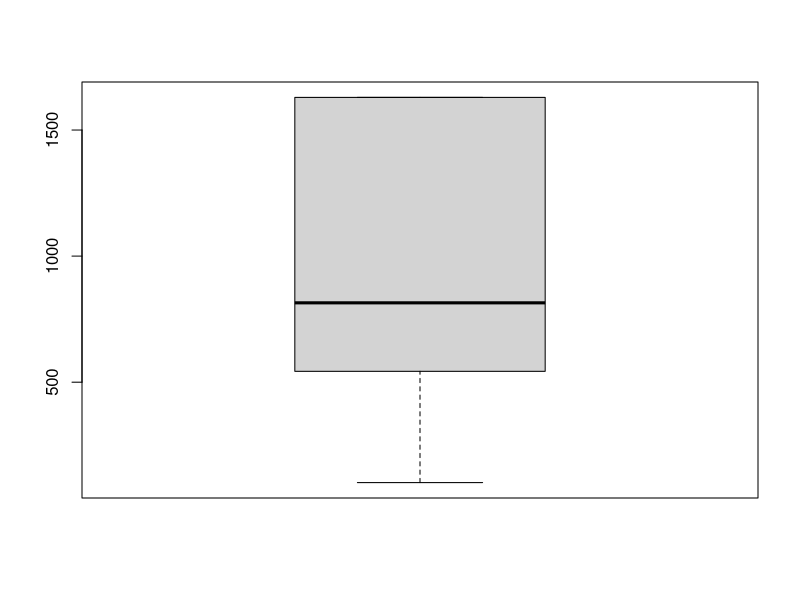
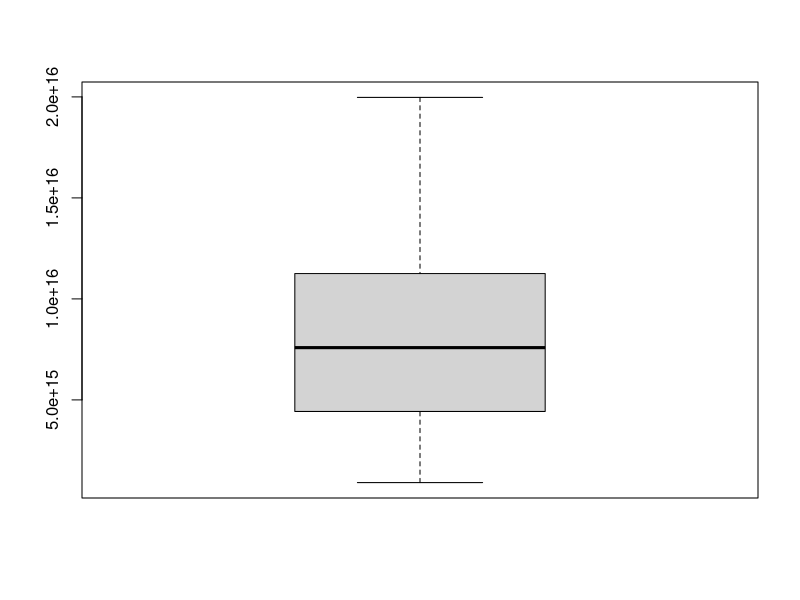

Source code (R) for these figures, in order:
#Exercise Week03


#1 -------------------------------------------------------------------------
d <- 1
m <- 21

convertdegree <- function(x){
  rad <- pi*(d + m/60)/180
  result <- paste(rad, "rad")
  return (result)
}

d <- 1
m <- 21
rad <- pi*(d + m/60)/180
rad

m2 <- 1
errorrad <- pi*( m2/60)/180
errorrad


#fractional uncertainty for length
#length 2550 +- 25 m

frac <- 25/2550*100
frac

#calculating the height
height <- sin(rad) * 2550
height

print(paste0("The height is", height, "with an error of", frac))



# 2 -----------------------------------------------------------------------
dif <- 25.53 - 29.66
dur <- abs(dif)



max <- 25.53 - 29.66 + 0.1 + 0.2
min <- 25.53 - 29.66 + 0.1 - 0.2

print(paste0("The volcanic activity had a likely duration of", dur , "years"))
print(paste0("The maximum deviation is", max, "and the minimum", min))

# 3 -----------------------------------------------------------------------

setwd("C:/Users/zehal/Desktop/Studium/Master/3.Semester/R Kurs/Vorlesungen/errors-AlexZ275")
getwd()

relativePath <- "Week03_ex3_eqscals"
Week03_ex3_eqscals <- read.table("Week03_ex3_eqscals.txt", header = FALSE, sep="" ) #txt Datei einlesen
View(Week03_ex3_eqscals)

names(Week03_ex3_eqscals)[names(Week03_ex3_eqscals) == "V1"] <- "X(km)"
names(Week03_ex3_eqscals)[names(Week03_ex3_eqscals) == "V2"] <- "r(m)"
names(Week03_ex3_eqscals)[names(Week03_ex3_eqscals) == "V3"] <- "Mo(nm)"

# a -----------------------------------------------------------------------

radius <- Week03_ex3_eqscals$`r(m)`
funcr <- c("mean", "median", "standard deviation", "MAD")
resr <- c(mean(radius), median(radius), sd(radius), mad(radius))
datar <- data.frame(funcr, resr)
View(datar)

moment <- Week03_ex3_eqscals$`Mo(nm)`
funcm <- c("mean", "median", "standard deviation", "MAD")
resm <- c(mean(moment), median(moment), sd(moment), mad(moment))
datam <- data.frame(funcr, resr)
View(datam)

# b -----------------------------------------------------------------------
windows()
boxplot(Week03_ex3_eqscals$`r(m)`)

windows()
boxplot(Week03_ex3_eqscals$`Mo(nm)`)

#no obvious outliers


# c -----------------------------------------------------------------------


